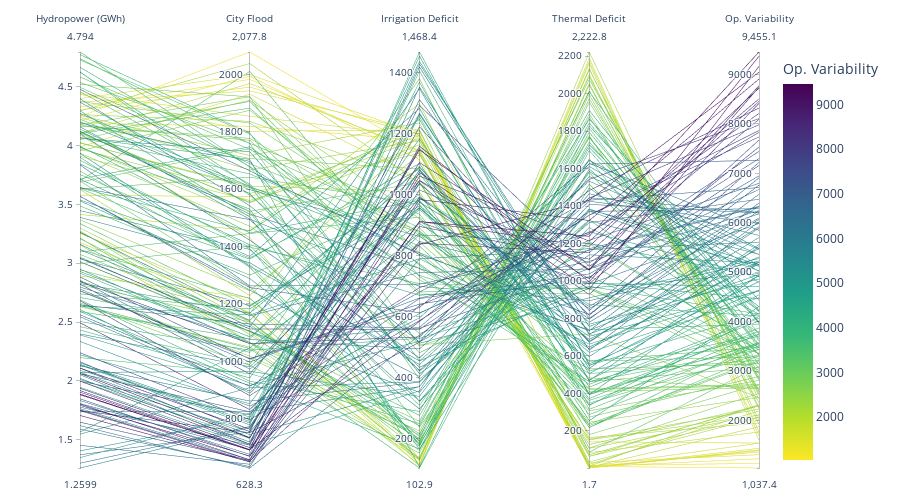
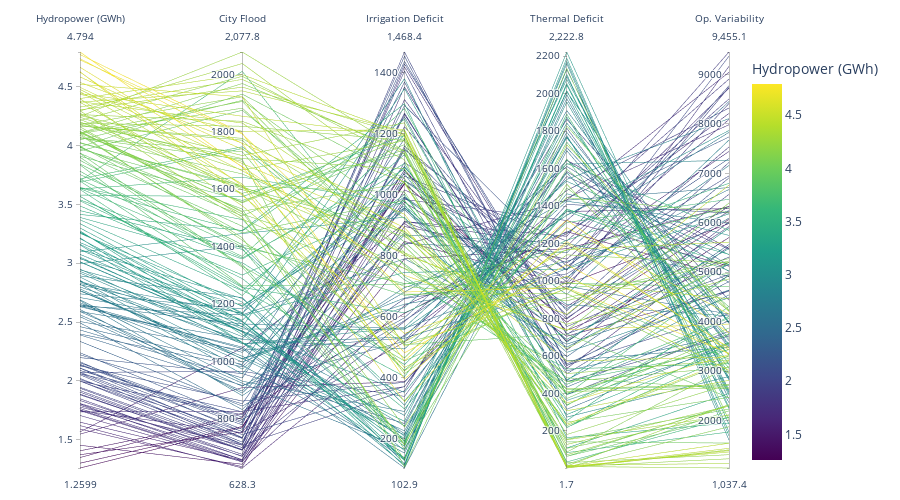

The notebook cell saved with these charts, in order:
### Markdown cell above
## Water Availability Over Time: Seeing the Strategies in Action

### From Numbers to Understanding

The Pareto front shows us **what** trade-offs exist, but not **how** they arise. Time series visualizations reveal **why** different solutions perform differently.

### Four Representative Strategies (including Smoothest)

We select four solutions from different regions of the Pareto front:

| Strategy | Philosophy | Expected Behavior |
|----------|------------|-------------------|
| **Smoothest** | Minimize variability, stable operations | Consistent release pattern, may sacrifice performance |
| **Low Flood Risk** | Conservative release, prioritize safety | Low reservoir releases, less flooding at city |
| **Balanced** | Middle ground | Moderate releases, accepts some flooding and deficits |
| **High Power** | Aggressive release, maximize energy | High releases, more flooding, may be erratic |

### What to Look For

**1. Turbine Flow (KEY for smoothness comparison)**
- Compare the "Smoothest" line to others
- How much more consistent is the smooth solution?
- What performance does it sacrifice?

**2. Reservoir Storage**
- Does it hit capacity (150 units)? → Spillage at reservoir
- Does it hit dead storage (10 units)? → No water available
- Does the smoothest solution have gentler storage swings?

**3. Deficit Patterns**
- Does smooth operation lead to more deficits?
- Or can smooth solutions still meet demands?

**4. Trade-off Visibility**
- The time series make the smoothness trade-off **tangible**
- Students can see what "release variability" actually means

### Code cell
# Create DataFrame with all 5 objective scores
df_pareto = pd.DataFrame({
    "Hydropower (GWh)": hp,
    "City Flood": fl,
    "Irrigation Deficit": irr_def,
    "Thermal Deficit": therm_def,
    "Op. Variability": op_var,  # Combined smoothness metric
})

# Interactive parallel coordinates plot with Plotly - now with 5 dimensions
fig = px.parallel_coordinates(
    df_pareto,
    color="Op. Variability",  # Color by combined smoothness to highlight the new dimension
    color_continuous_scale="Viridis_r",  # Reversed so lower (smoother) = brighter
    dimensions=["Hydropower (GWh)", "City Flood", "Irrigation Deficit", "Thermal Deficit", "Op. Variability"],
    title=" ",
)

fig.update_layout(
    height=500,
    margin=dict(l=80, r=80, t=50, b=30),
)

fig.show()

# Also show one colored by hydropower for comparison
fig2 = px.parallel_coordinates(
    df_pareto,
    color="Hydropower (GWh)",
    color_continuous_scale="Viridis",
    dimensions=["Hydropower (GWh)", "City Flood", "Irrigation Deficit", "Thermal Deficit", "Op. Variability"],
    title=" ",
)

fig2.update_layout(
    height=500,
    margin=dict(l=80, r=80, t=50, b=30),
)

fig2.show()

### Figure 1 — Plotly figure (JSON) as saved in the notebook; plotly's stock layout.template omitted (floating-point values rounded to 4 significant figures; data arrays with more than 128 entries replaced by an {"elided": "..."} marker saying what was removed)
{"data": [{"dimensions": [{"label": "Hydropower (GWh)", "values": {"elided": "200 float values"}}, {"label": "City Flood", "values": {"elided": "200 float values"}}, {"label": "Irrigation Deficit", "values": {"elided": "200 float values"}}, {"label": "Thermal Deficit", "values": {"elided": "200 float values"}}, {"label": "Op. Variability", "values": {"elided": "200 float values"}}], "domain": {"x": [0, 1], "y": [0, 1]}, "line": {"color": {"elided": "200 float values"}, "coloraxis": "coloraxis"}, "name": "", "type": "parcoords"}], "layout": {"coloraxis": {"colorbar": {"title": {"text": "Op. Variability"}}, "colorscale": [[0, "#fde725"], [0.1111, "#b5de2b"], [0.2222, "#6ece58"], [0.3333, "#35b779"], [0.4444, "#1f9e89"], [0.5556, "#26828e"], [0.6667, "#31688e"], [0.7778, "#3e4989"], [0.8889, "#482878"], [1, "#440154"]]}, "height": 500, "legend": {"tracegroupgap": 0}, "margin": {"b": 30, "l": 80, "r": 80, "t": 50}, "title": {"text": " "}}}

### Figure 2 — Plotly figure (JSON) as saved in the notebook; plotly's stock layout.template omitted (floating-point values rounded to 4 significant figures; data arrays with more than 128 entries replaced by an {"elided": "..."} marker saying what was removed)
{"data": [{"dimensions": [{"label": "Hydropower (GWh)", "values": {"elided": "200 float values"}}, {"label": "City Flood", "values": {"elided": "200 float values"}}, {"label": "Irrigation Deficit", "values": {"elided": "200 float values"}}, {"label": "Thermal Deficit", "values": {"elided": "200 float values"}}, {"label": "Op. Variability", "values": {"elided": "200 float values"}}], "domain": {"x": [0, 1], "y": [0, 1]}, "line": {"color": {"elided": "200 float values"}, "coloraxis": "coloraxis"}, "name": "", "type": "parcoords"}], "layout": {"coloraxis": {"colorbar": {"title": {"text": "Hydropower (GWh)"}}, "colorscale": [[0, "#440154"], [0.1111, "#482878"], [0.2222, "#3e4989"], [0.3333, "#31688e"], [0.4444, "#26828e"], [0.5556, "#1f9e89"], [0.6667, "#35b779"], [0.7778, "#6ece58"], [0.8889, "#b5de2b"], [1, "#fde725"]]}, "height": 500, "legend": {"tracegroupgap": 0}, "margin": {"b": 30, "l": 80, "r": 80, "t": 50}, "title": {"text": " "}}}
